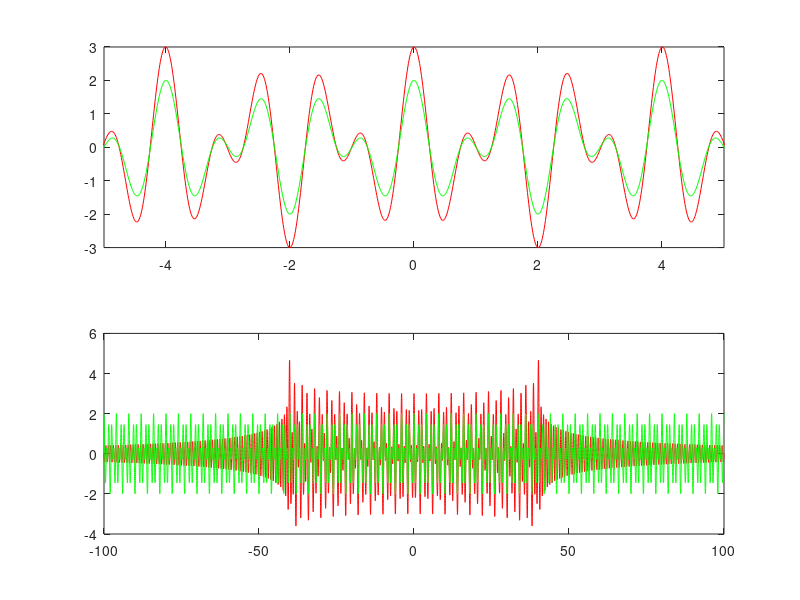

MATLAB code for this plot:
tic
close all
N = 100;
t = -N:0.01:N;
y = 0;
z = 0;
fs = 2.5;
Ts = 1/fs;
for i = 0:2*N
    y = y + (3*cos(2*pi*(-N+i)*Ts)*cos(pi*(-N+i)*Ts/2))*sinc(fs*(t-(N-i)*Ts));
    z = z + cos(pi*(-N+i)*Ts);
end
%subplot(3,1,1);
%plot(t,z);
s = (2*cos(2*pi*t).*cos(pi*t/2));
%y = y*s(1001)/y(1001);
% s = s*y(1001)/s(1001);

subplot(2,1,1);plot(t,y,'r',t,s,'g'); axis([-5 5 -3 3]);
subplot(2,1,2);plot(t,y,'r',t,s,'g'); 
toc